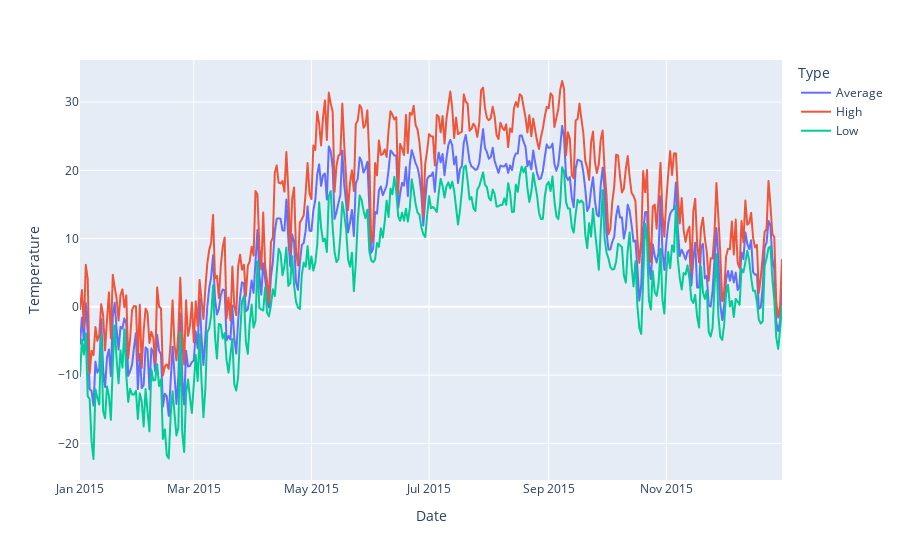

Notebook code cell kept with this figure:
### Code cell
whately_2015_sub = whately_2015
whately_2015_sub["date"] = pd.to_datetime(whately_2015_sub["when"]).dt.strftime('%Y-%m-%d')
whately_2015_sub = whately_2015_sub.groupby("date")["temperature"].agg(
    Average = 'mean', 
    High = 'max', 
    Low = 'min').reset_index()
whately_2015_sub = pd.melt(
    whately_2015_sub, id_vars = "date",
    value_vars = ["Average", "High", "Low"], 
    value_name = "temp", 
    var_name = "type")

pd.options.plotting.backend = "plotly"
px.line(whately_2015_sub, 
        x = "date", 
        y = "temp", 
        color = "type", 
        labels = {
            "date": "Date",
            "temp": "Temperature",
             "type": "Type"
        })

### Figure 1 — Plotly figure (JSON) as saved in the notebook; plotly's stock layout.template omitted (floating-point values rounded to 4 significant figures; data arrays with more than 128 entries replaced by an {"elided": "..."} marker saying what was removed)
{"data": [{"hovertemplate": "Type=Average<br>Date=%{x}<br>Temperature=%{y}<extra></extra>", "legendgroup": "Average", "line": {"color": "#636efa", "dash": "solid"}, "marker": {"symbol": "circle"}, "mode": "lines", "name": "Average", "showlegend": true, "type": "scattergl", "x": {"elided": "365 str values"}, "xaxis": "x", "y": {"elided": "365 float values"}, "yaxis": "y"}, {"hovertemplate": "Type=High<br>Date=%{x}<br>Temperature=%{y}<extra></extra>", "legendgroup": "High", "line": {"color": "#EF553B", "dash": "solid"}, "marker": {"symbol": "circle"}, "mode": "lines", "name": "High", "showlegend": true, "type": "scattergl", "x": {"elided": "365 str values"}, "xaxis": "x", "y": {"elided": "365 float values"}, "yaxis": "y"}, {"hovertemplate": "Type=Low<br>Date=%{x}<br>Temperature=%{y}<extra></extra>", "legendgroup": "Low", "line": {"color": "#00cc96", "dash": "solid"}, "marker": {"symbol": "circle"}, "mode": "lines", "name": "Low", "showlegend": true, "type": "scattergl", "x": {"elided": "365 str values"}, "xaxis": "x", "y": {"elided": "365 float values"}, "yaxis": "y"}], "layout": {"autosize": true, "legend": {"title": {"text": "Type"}, "tracegroupgap": 0}, "margin": {"t": 60}, "xaxis": {"anchor": "y", "autorange": true, "domain": [0, 1], "range": ["2015-01-01", "2015-12-31"], "title": {"text": "Date"}, "type": "date"}, "yaxis": {"anchor": "x", "autorange": true, "domain": [0, 1], "range": [-25.36, 36.16], "title": {"text": "Temperature"}, "type": "linear"}}}
